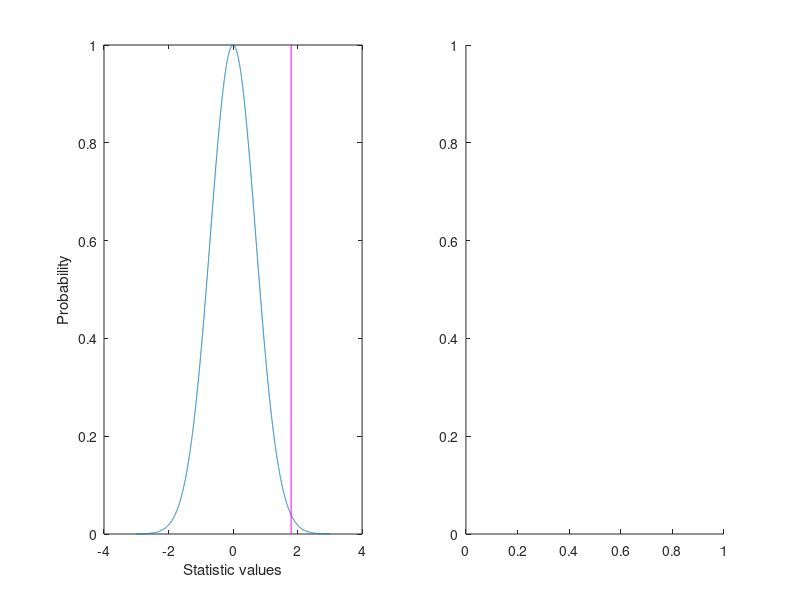

Source code (MATLAB): (Note: this script raises an error after producing the figure.)
%% Matlab for Brain and Cognitive Scientists
% Matlab code for Chapter 15
% Mike X Cohen
% 
% This code accompanies the book 
%      "Matlab for Brain and Cognitive Scientists" (MIT Press, 2017).
% Using the code without following the book may lead to confusion, 
% incorrect data analyses, and misinterpretations of results. 
% Mike X Cohen assumes no responsibility for incorrect use of this code. 

%% theoretical and empirical distributions

figure(1), clf

obsval = 1.8;

% plot "theoretical" distribution
subplot(121)
x=-3:.001:3;
plot(x,exp(-x.^2))
hold on
plot([obsval obsval],get(gca,'ylim'),'m')
set(gca,'xlim',[-4 4])
xlabel('Statistic values')
ylabel('Probability')


% plot empirical distribution
% NOTE: You must first create Figure 15.3 for the next few lines to work.
subplot(122)
hist(permdiffs,50) 
hold on
plot([obsval obsval],get(gca,'ylim'),'m')
set(gca,'xlim',[-4 4])
xlabel('Statistic values')
ylabel('Count')

%% shifted and slightly skewed distribution

% create Gaussian distribution
r = randn(10000,1);

% get histogram values for later comparison
[y1,x1] = hist(r,100);


% skew the distribution
r(r>0) = log(1+r(r>0));
% and make it positive
r = -r-min(r);

% and get its histogram values
[y2,x2] = hist(r,100);



figure(2), clf
plot(x1,y1), hold on
plot(x2,y2,'r')
legend({'Gaussian';'positive skewed'})


%% simulated firing rate distributions

% number of trials
N = 100;

% male pictures
r = randn(N,1);
r(r>0) = log(1+r(r>0));
fr_males = 26-r*10;

% get histogram values for later comparison
[y1,x1] = hist(fr_males,20);


% female pictures
r = randn(N,1);
r(r>0) = log(1+r(r>0));
fr_females = 30-r*10;

% get histogram values for later comparison
[y2,x2] = hist(fr_females,20);


figure(3), clf
plot(x1,y1), hold on
plot(x2,y2,'r')
legend({'Males';'Females'})

%% mix trials together

% concatenate trials
allfr = cat(1,fr_males,fr_females);

% the following line does the same thing as the previous
% allfr = [fr_males fr_females];

% and mix them up (but in what order??)
allfr = allfr(randperm(N*2));


% a better approach
allfr = cat(1,fr_males,fr_females);

% repeat original and new order variables for accurate tracking
[conds,neworder] = deal( randperm(N*2) );

% re-sort data
allfr = allfr(neworder);

% and relable the conditions
conds(neworder<N+1) = 1;
conds(conds>1) = 0;

%% generate one null hypothesis scenario

% random permutation
fakeconds = randperm(N*2);

% shuffled condition labels
fakeconds(fakeconds<N+1) = 1;
fakeconds(fakeconds>1) = 0;


% these two means should be different.
[mean(allfr(conds==1)) mean(allfr(conds==0))]

% should these two be different?
[mean(allfr(fakeconds==1))  mean(allfr(fakeconds==0)) ]

%% and now a distribution of null hypothesis values

nPerms = 1000;
permdiffs = zeros(nPerms,1);

for permi=1:nPerms
    fconds = randperm(N*2);
    fconds(fconds<N+1) = 1;
    fconds(fconds>1) = 0;
    permdiffs(permi) = mean(allfr(fconds==0))-mean(allfr(fconds==1));
end


% plot the distribution of H0 values
figure(4), clf
hist(permdiffs,50)
hold on

% and plot the observed value on top
obsval = mean(allfr(conds==0))-mean(allfr(conds==1));
plot([obsval obsval],get(gca,'ylim'),'m','linew',10)
xlabel('Value'), ylabel('Count')

%% two methods of evaluating statistical significance

% Z-value
zVal = ( obsval-mean(permdiffs) ) / std(permdiffs);
p = 1-normcdf(abs(zVal));

% p-value count
pCount = sum(permdiffs>obsval)/nPerms;

%% now with real data

load tfdata

% p-value threshold
pval = .05;

% the empirically observed time-frequency power difference
realdif = squeeze( mean(allpow(:,:,101:200),3) - mean(allpow(:,:,1:100),3) );

% setup permutation testing
nPerms  = 1000; % number of iterations
permdif = zeros([ nPerms size(realdif) ]);

% loop over permutations
for permi=1:nPerms
    
    % generate a fake trial order
    fakeord = randperm(size(allpow,3));
    
    % compare this to how the variable 'realdif' was created
    fakedif = squeeze( mean(allpow(:,:,fakeord(1:100)),3) - mean(allpow(:,:,fakeord(101:200)),3) );
    
    % does this need to be a separate line from the previous?
    permdif(permi,:,:) = fakedif;
end

% compute z difference score
permmean = squeeze(mean(permdif,1));
permstd  = squeeze(std(permdif,[],1));
zmap = ( realdif-permmean ) ./ permstd;


% plotting...
figure(5), clf
subplot(221)
contourf(timevec,frex,realdif,40,'linecolor','none')
colorval = max(abs(realdif(:)))*.8;
set(gca,'clim',[-colorval colorval])
xlabel('Time (ms)'), ylabel('Frequency (Hz)')
title('Power condition difference')


subplot(222)
contourf(timevec,frex,zmap,40,'linecolor','none')
colorval = max(abs(zmap(:)))*.8;
set(gca,'clim',[-colorval colorval])
xlabel('Time (ms)'), ylabel('Frequency (Hz)')
title('Power condition Z-map')


subplot(223)

% Threshold the map by turning all subtreshold pixels to 0.
zthresh = zmap;
zthresh(abs(zthresh)<norminv(1-pval)) = 0;

contourf(timevec,frex,zthresh,40,'linecolor','none')
colorval = max(abs(zthresh(:)))*.8;
set(gca,'clim',[-colorval colorval])
xlabel('Time (ms)'), ylabel('Frequency (Hz)')
title('Thresholded differences')


subplot(224)
contourf(timevec,frex,realdif,40,'linecolor','none')
colorval = max(abs(realdif(:)))*.8;
set(gca,'clim',[-colorval colorval])
xlabel('Time (ms)'), ylabel('Frequency (Hz)')
title('Significant regions outlined')

% Draw significance contours on top of the colorful map.
hold on
contour(timevec,frex,logical(zthresh),1,'k')

%% extreme-value-based correction

% p-value threshold
pval = .05;

% initialize extreme-value distribution
exvals = zeros(nPerms,2);

for permi=1:nPerms
    
    % again with the shuffled trial order
    fakeord = randperm(size(allpow,3));    
    fakedif = squeeze( mean(allpow(:,:,fakeord(1:100)),3) - mean(allpow(:,:,fakeord(101:200)),3) );

    % from this map, take the most extreme positive and negative values
    exvals(permi,1) = min(fakedif(:));
    exvals(permi,2) = max(fakedif(:));
end

% find the thresholds
lowerThresh = prctile(exvals(:,1),100*pval);
upperThresh = prctile(exvals(:,2),100-100*pval);


% let's have a look at the distribution of extreme values
figure(6), clf
histogram(exvals(:),200,'DisplayStyle','stairs')
xlabel('Value'), ylabel('Count')

% plot the distribution of real values on top
hold on
h=histogram(realdif(:),200);

% and draw the thresholds
plot(ones(1,2)*lowerThresh,get(gca,'ylim'),'k--')
plot(ones(1,2)*upperThresh,get(gca,'ylim'),'k--')

% finally, change some of the histogram properties
set(h,'edgecolor','none','facecolor','r')

%%

% threshold the real map
threshmap = realdif;
threshmap(threshmap>lowerThresh & threshmap<upperThresh) = 0;



figure(7), clf
subplot(221)
contourf(timevec,frex,realdif,40,'linecolor','none')
colorval = max(abs(realdif(:)))*.8;
set(gca,'clim',[-colorval colorval])

subplot(222)
contourf(timevec,frex,threshmap,40,'linecolor','none')
colorval = max(abs(threshmap(:)))*.8;
set(gca,'clim',[-colorval colorval])

subplot(223)
contourf(timevec,frex,realdif,40,'linecolor','none')
colorval = max(abs(realdif(:)))*.8;
set(gca,'clim',[-colorval colorval])

hold on
contour(timevec,frex,logical(threshmap),1,'k')

%% end
